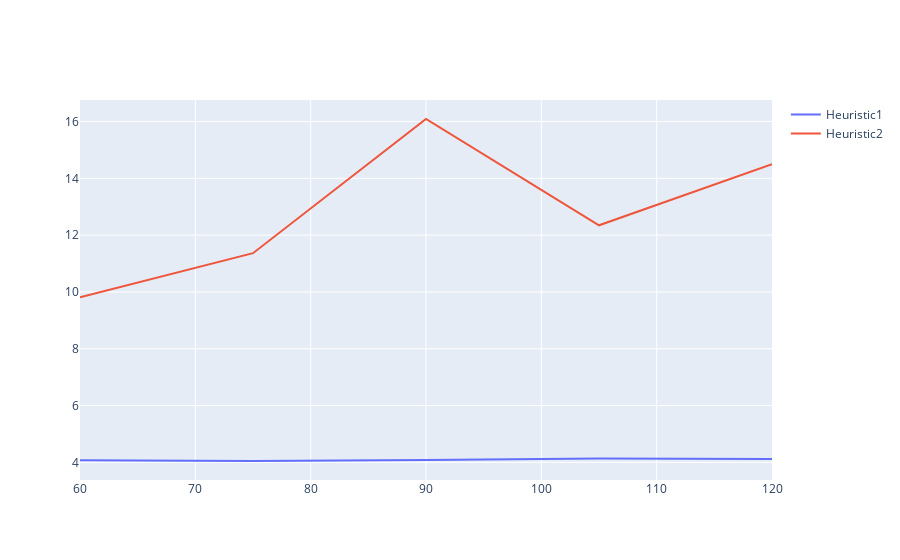

Notebook code for this chart:
### Code cell
R = [60, 75, 90, 105, 120]

trace0 = go.Scatter(
    x = R,
    y = errorsH1,
    mode = 'lines',
    name = 'Heuristic1'
)

trace1 = go.Scatter(
    x = R,
    y = errorsH2,
    mode = 'lines',
    name = 'Heuristic2'
)

data = [trace0, trace1]

iplot(data)

### Figure 1 — Plotly figure (JSON) as saved in the notebook; plotly's stock layout.template omitted (floating-point values rounded to 4 significant figures)
{"data": [{"mode": "lines", "name": "Heuristic1", "type": "scatter", "x": [60, 75, 90, 105, 120], "y": [4.073, 4.048, 4.08, 4.14, 4.12]}, {"mode": "lines", "name": "Heuristic2", "type": "scatter", "x": [60, 75, 90, 105, 120], "y": [9.817, 11.36, 16.09, 12.35, 14.5]}], "layout": {}}
